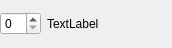
<?xml version="1.0" encoding="UTF-8"?>
<ui version="4.0">
 <class>Form</class>
 <widget class="QWidget" name="Form">
  <property name="geometry">
   <rect>
    <x>0</x>
    <y>0</y>
    <width>172</width>
    <height>48</height>
   </rect>
  </property>
  <property name="windowTitle">
   <string>Form</string>
  </property>
  <layout class="QHBoxLayout" name="horizontalLayout">
   <property name="leftMargin">
    <number>0</number>
   </property>
   <property name="topMargin">
    <number>0</number>
   </property>
   <property name="rightMargin">
    <number>0</number>
   </property>
   <property name="bottomMargin">
    <number>0</number>
   </property>
   <item>
    <widget class="QSpinBox" name="spinBox"/>
   </item>
   <item>
    <widget class="QLabel" name="label">
     <property name="text">
      <string>TextLabel</string>
     </property>
    </widget>
   </item>
   <item>
    <spacer name="horizontalSpacer">
     <property name="orientation">
      <enum>Qt::Horizontal</enum>
     </property>
     <property name="sizeHint" stdset="0">
      <size>
       <width>40</width>
       <height>20</height>
      </size>
     </property>
    </spacer>
   </item>
  </layout>
 </widget>
 <resources/>
 <connections/>
</ui>
